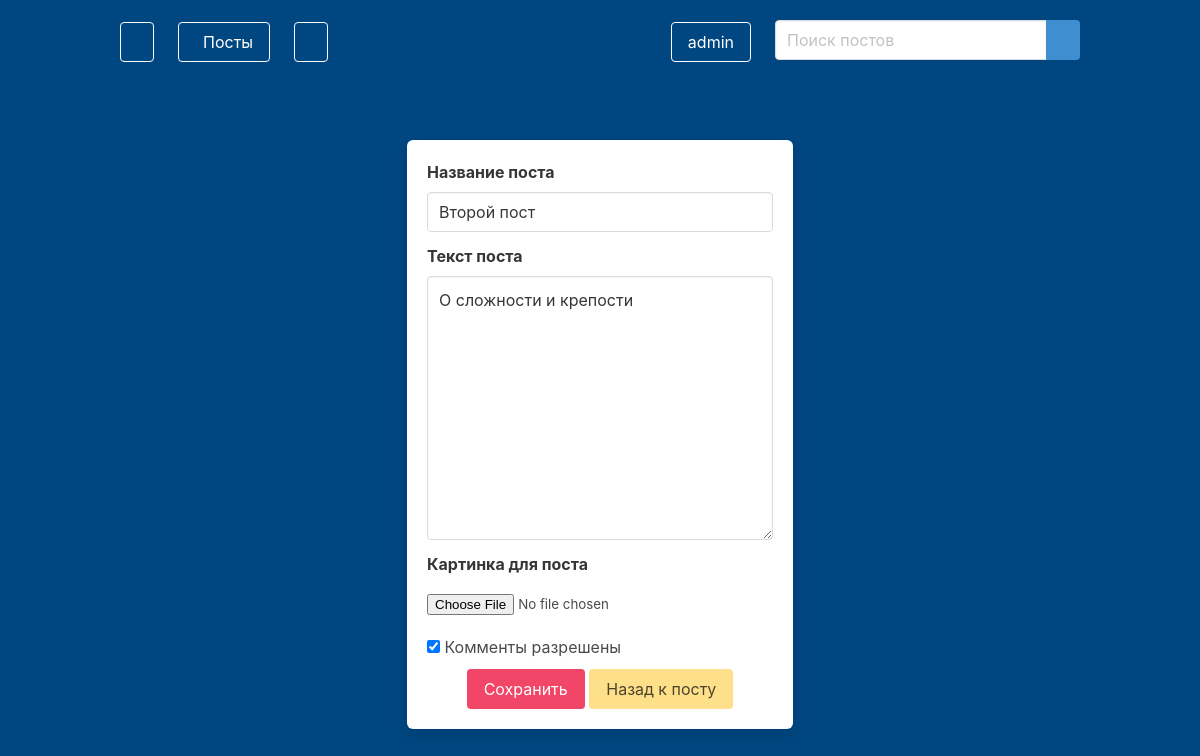
/blog/edit/Второй пост21/ (signed in), run on the app's committed database.
### blog/models.py (models this page shows, shortened)
class Post(models.Model):
    title = models.CharField(max_length=255)
    text = models.TextField()
    slug = models.SlugField(unique=True)
    date = models.DateField(auto_now=True)
    author = models.ForeignKey(User, on_delete=models.CASCADE)
    image = models.ImageField(default='image.jpg', blank=True)
    likes = models.ManyToManyField(User, related_name='likes', blank=True)
    dislikes = models.ManyToManyField(User, related_name='dislikes', blank=True)
    views = models.ManyToManyField(User, related_name='views', blank=True)
    saved = models.ManyToManyField(User, related_name='saved', blank=True)
    favorite = models.ManyToManyField(User, related_name='favorite', blank=True)
    comments_allowed = models.BooleanField(default=True)

### blog/views.py (the view)
# urls.py: path('edit/<slug>/', views.edit_post, name='edit_post'),
@login_required(login_url='/users/log_in')
def edit_post(request, slug):
    post_data = Post.objects.get(slug=slug)
    if request.user != post_data.author:
        return render(request, 'error.html', {'message': 'редактирование', 'object': 'поста'})
    form = PostForm(request.POST or None, request.FILES or None, instance=post_data)
    if form.is_valid():
        form.save()
        return redirect('blog:post', slug=slug)
    return render(request, 'edit_post.html', {'form': form, 'post': post_data})

### blog/forms.py
class PostForm(forms.ModelForm):
    title = forms.CharField(widget=forms.TextInput(attrs={'class': 'input', 'placeholder': 'Название поста'}), label='Название поста')
    text = forms.CharField(widget=forms.Textarea(attrs={'class': 'textarea', 'size': 40, 'placeholder': 'Напишите текст поста'}), label='Текст поста')
    image = forms.ImageField(label='Картинка для поста', required=False)
    comments_allowed = forms.BooleanField(label='Комменты разрешены', widget=forms.CheckboxInput(), required=False)
    class Meta:
        model = Post
        fields = ['title', 'text', 'image', 'comments_allowed']

### blog/templates/edit_post.html (shortened to what this page needs)
{% extends 'base_layout.html' %}
{% load static from static %}
{% block content %}
<div class="container">
    <div class="columns is-centered">
        <div class="column is-5">
            <form method="post" class="box" enctype="multipart/form-data">
                {% for field in form  %}
                    <div class="field">
                        {% if field.name != 'comments_allowed' %}
                        <label for="{{field.id_for_label}}" class="label">
                            {{field.label}}
                        </label>
                        {{field}}
                        {% else %}
                        <label for="{{field.id_for_label}}" class="checkbox">
                            {{field}}
                            {{field.label}}
                        </label>
                        {% endif %}
                    </div>
                {% endfor %}
                <div class="has-text-centered">
                    <button class="button is-danger">Сохранить</button>
                    <a class="button is-warning" href="{% url 'blog:post' post.slug %}">
                        Назад к посту
                    </a>
                </div>
            </form>
        </div>
    </div>
</div>
{% endblock %}

### blog/templates/base_layout.html (shortened to what this page needs)
{% load static from static %}
<html lang="en">
<head>
    <link rel="stylesheet" href="{% static 'bulma.css' %}">
    <link rel="stylesheet" href="{% static 'style.css' %}">
</head>
<body>
<section class="hero is-fullheight" style="background-color: rgb(0, 70, 128);">
    {% if user.is_authenticated %}
        <div class="hero-head">
            <nav class="navbar">
                <div class="container">
                    <div id="navbarMenuHeroA" class="navbar-menu">
                        <div class="navbar-start">
                            <div class="navbar-brand">
                                <a href="{% url 'blog:home' %}" class="navbar-item">
                                    <button class="button is-info is-outlined is-inverted">
                                    </button>
                                </a>
                            </div>
                            <div class="navbar-item">
                                <div class="dropdown is-hoverable">
                                    <div class="dropdown-trigger">
                                        <button class="button is-info is-outlined is-inverted">
                                            Посты
                                        </button>
                                    </div>
                                </div>
                            </div>
                            <div class="navbar-item">
                                <div class="dropdown is-hoverable">
                                    <div class="dropdown-trigger">
                                        <button class="button is-info is-outlined is-inverted">
                                        </button>
                                    </div>
                                </div>
                            </div>
                        </div>
                        <div class="navbar-end">
                            <span class="navbar-item">
                                <div class="dropdown is-hoverable">
                                <div class="dropdown-trigger">
                                    <button class="button is-info is-outlined is-inverted" aria-haspopup="true" aria-controls="dropdown-menu">
                                        {{ request.user }}
                                    </button>
                                </div>
                            </div>
                            </span>
                            <span class="navbar-item mt-3">
                                <form class="field has-addons" method="get">
                                        <div class="control">
                                            <input class="input" type="text" name="search" placeholder="Поиск постов">
                                        </div>
                                        <div class="control">
                                            <a class="button is-info">
                                            </a>
                                        </div>
                                </form>
                            </span>
                        </div>
                    </div>
                </div>
            </nav>
        </div>
    {% elif request.path == '/blog/home/' %}
        <div class="has-text-right p-2">
            <a href="{% url 'users:log_in' %}" class="button is-info is-outlined in-inverted">
                Войти
            </a>
        </div>
    {% endif %}
    <div class="hero-body">
        {% block content %}
        {% endblock %}
    </div>
</section>
</body>
</html>

### static/style.css (style rules this page uses)
#id_image { width: 100%; margin: 10px auto; }
input:not([type=checkbox]) { width: 100%; }

### data on the page
Post: form "Второй пост" "О сложности и крепости", form "☑"

### other printed values
{{ request.user }} "admin"
{{ field.label }} "Название поста" "Текст поста" "Картинка для поста"
{{ field.label }} "Комменты разрешены"
